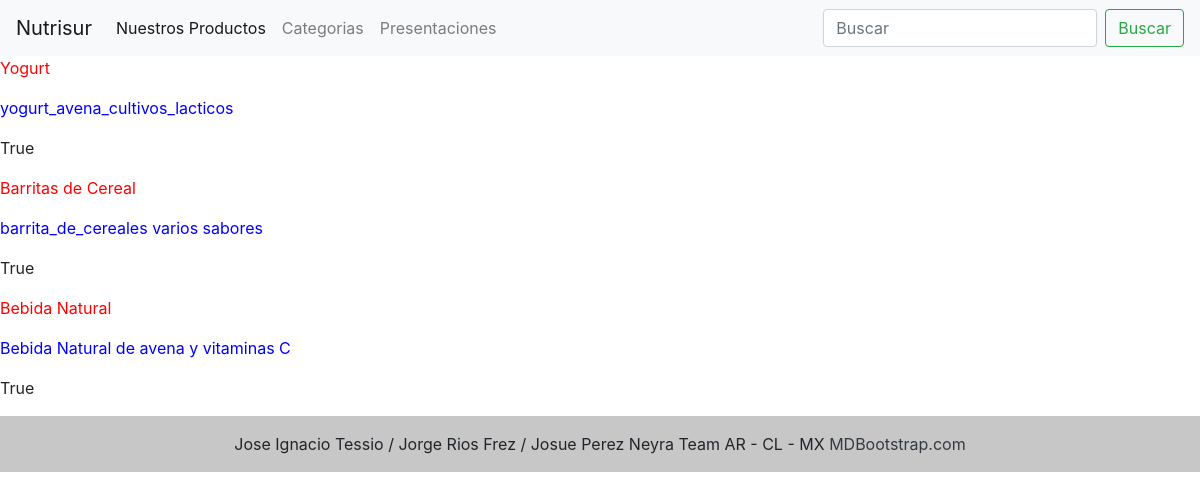
The app's page /Category/ with its own data.
### nutrisur/models.py (models this page shows)
class Category(models.Model):
    categoria = models.CharField(max_length=50,null=True,blank=True)
    description = models.CharField(max_length=150,null=True,blank=True)
    activo = models.BooleanField(default=True)

### nutrisur/views.py (the view)
# urls.py: path('Category/', categorias, name = 'Category'),
def categorias(request):
    conulta_c = Category.objects.all()
    micontext = {'Category': conulta_c}
    return render (request,"category.html", context = micontext)

### templates/category.html (shortened to what this page needs)
{% extends 'base.html' %}
{% block contenido_que_cambia %}
{% for i in Category %}
<p><a style ="color:red">{{i.categoria}} </a><p>
    <p><a style ="color:blue">{{i.description}} </a><p>
        <p><a>{{i.activo}} </a><p>
{% endfor %}
{% endblock %}

### records on screen
Category: categoria "Yogurt", description "yogurt_avena_cultivos_lacticos", activo "True"
Category: categoria "Barritas de Cereal", description "barrita_de_cereales varios sabores", activo "True"
Category: categoria "Bebida Natural", description "Bebida Natural de avena y vitaminas C", activo "True"
